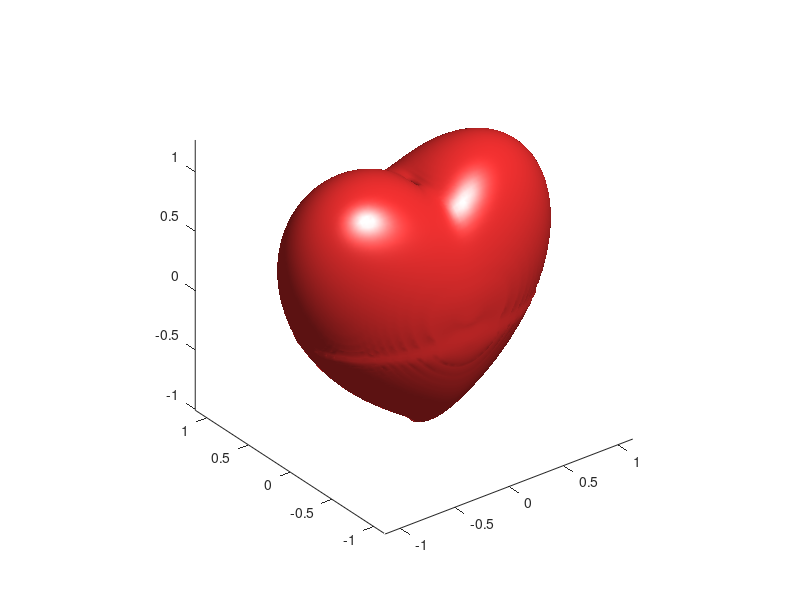

Recreate this plot in MATLAB.
f=@(x,y,z)(x.^2+ (9./4).*y.^2 + z.^2 - 1).^3 - x.^2.*z.^3 - (9./80).*y.^2.*z.^3;
[x,y,z]=meshgrid(linspace(-1.5,1.5));
val=f(x,y,z);
isosurface(x,y,z,val,0); 
axis equal;view(3);colormap([1 0.2 0.2])
